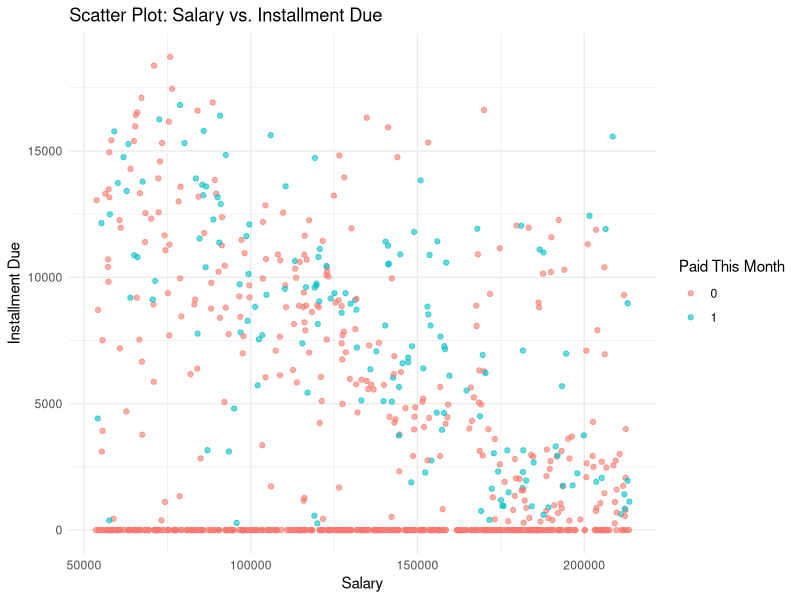
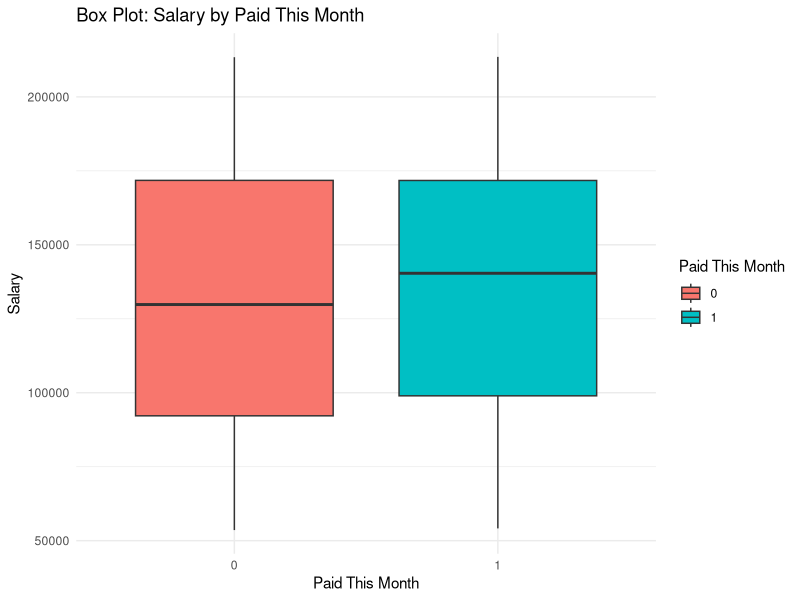
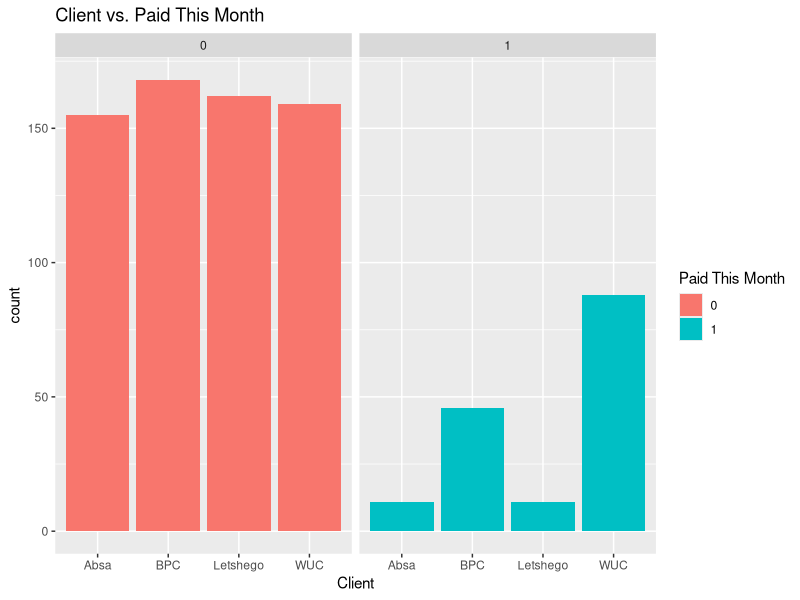
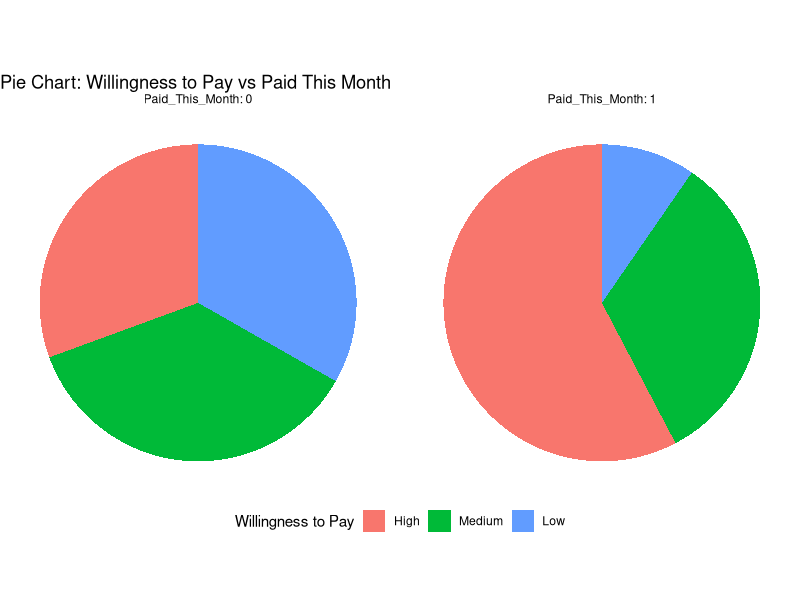

The R script that drew these images, in order:
library(readr)
library(tidyverse)
library(corrplot)
library(e1071)
library(stats)

# Importing the data
data <- read_csv("STAT 305 Statistical Computing/STdatasetFinal.csv") 
str(data)
data$Client <- as.factor(data$Client)
data$Paid_This_Month <- as.factor(data$Paid_This_Month)
data$Willingness_to_Pay <- as.factor(data$Willingness_to_Pay)

data$Willingness_to_Pay <- factor(
  data$Willingness_to_Pay,
  levels = c("High", "Medium", "Low")
)
str(data)


numeric_vars <- data %>%
  select(Salary, Amount_Owed, Av_Length_of_Calls, PTPs_Honoured, PTPs_Unhonoured, Installment_Due, AA_Paid)

means_paid_1 <- data %>% 
  filter(Paid_This_Month == 1) %>% 
  summarise(
    Paid = "Yes",
    Mean_Salary = mean(Salary),
    Mean_Amount_Owed = mean(Amount_Owed),
    Mean_Av_Length_of_Calls = mean(Av_Length_of_Calls),
    Mean_PTPs_Honoured = mean(PTPs_Honoured),
    Mean_PTPs_Unhonoured = mean(PTPs_Unhonoured),
    Mean_Installment_Due = mean(Installment_Due),
    Mean_AA_Paid = mean(AA_Paid)
  )

means_paid_0 <- data %>% 
  filter(Paid_This_Month == 0) %>% 
  summarise(
    Paid = "No",
    Mean_Salary = mean(Salary),
    Mean_Amount_Owed = mean(Amount_Owed),
    Mean_Av_Length_of_Calls = mean(Av_Length_of_Calls),
    Mean_PTPs_Honoured = mean(PTPs_Honoured),
    Mean_PTPs_Unhonoured = mean(PTPs_Unhonoured),
    Mean_Installment_Due = mean(Installment_Due),
    Mean_AA_Paid = mean(AA_Paid)  # This would be 0 since Paid == 0
  )

# Combine the results into a single data frame for comparison
combined_means <- bind_rows(means_paid_1 = means_paid_1, means_paid_0 = means_paid_0)
print(combined_means)

# Calculate medians for the subset where Paid == 1
medians_paid_1 <- data %>% 
  filter(Paid_This_Month == 1) %>% 
  summarise(
    Paid = "Yes",
    Median_Salary = median(Salary, na.rm = TRUE),
    Median_Amount_Owed = median(Amount_Owed, na.rm = TRUE),
    Median_Av_Length_of_Calls = median(Av_Length_of_Calls, na.rm = TRUE),
    Median_PTPs_Honoured = median(PTPs_Honoured, na.rm = TRUE),
    Median_PTPs_Unhonoured = median(PTPs_Unhonoured, na.rm = TRUE),
    Median_Installment_Due = median(Installment_Due, na.rm = TRUE),
    Median_AA_Paid = median(AA_Paid, na.rm = TRUE)
  )

# Calculate medians for the subset where Paid == 0
medians_paid_0 <- data %>% 
  filter(Paid_This_Month == 0) %>% 
  summarise(
    Paid = "No",
    Median_Salary = median(Salary, na.rm = TRUE),
    Median_Amount_Owed = median(Amount_Owed, na.rm = TRUE),
    Median_Av_Length_of_Calls = median(Av_Length_of_Calls, na.rm = TRUE),
    Median_PTPs_Honoured = median(PTPs_Honoured, na.rm = TRUE),
    Median_PTPs_Unhonoured = median(PTPs_Unhonoured, na.rm = TRUE),
    Median_Installment_Due = median(Installment_Due, na.rm = TRUE),
    Median_AA_Paid = median(AA_Paid, na.rm = TRUE)  # This would be 0 since Paid == 0
  )

# Combine the results into a single data frame for comparison
combined_medians <- bind_rows(medians_paid_1 = medians_paid_1, medians_paid_0 = medians_paid_0)
print(combined_medians)


# Assuming 'data' is your DataFrame
numeric_vars <- select(data, Salary, Amount_Owed, Av_Length_of_Calls, PTPs_Honoured, PTPs_Unhonoured, Installment_Due, AA_Paid)

# Calculate skewness and kurtosis
skewness_values <- sapply(numeric_vars, skewness, na.rm = TRUE)
kurtosis_values <- sapply(numeric_vars, kurtosis, na.rm = TRUE)

# Combine and print the results
summary_stats <- data.frame(
  Variable = names(numeric_vars),
  Skewness = skewness_values,
  Kurtosis = kurtosis_values
)

print(summary_stats)


summary_stats <- data %>%
  summarise(
    SD_Salary = sd(Salary, na.rm = TRUE),
    SD_Amount_Owed = sd(Amount_Owed, na.rm = TRUE),
    SD_Av_Length_of_Calls = sd(Av_Length_of_Calls, na.rm = TRUE),
    SD_PTPs_Honoured = sd(PTPs_Honoured, na.rm = TRUE),
    SD_PTPs_Unhonoured = sd(PTPs_Unhonoured, na.rm = TRUE),
    SD_Installment_Due = sd(Installment_Due, na.rm = TRUE),
    SD_Amount_Actually_Paid = sd(AA_Paid, na.rm = TRUE),
    IQR_Salary = IQR(Salary, na.rm = TRUE),
    IQR_Amount_Owed = IQR(Amount_Owed, na.rm = TRUE),
    IQR_Av_Length_of_Calls = IQR(Av_Length_of_Calls, na.rm = TRUE),
    IQR_PTPs_Honoured = IQR(PTPs_Honoured, na.rm = TRUE),
    IQR_PTPs_Unhonoured = IQR(PTPs_Unhonoured, na.rm = TRUE),
    IQR_Installment_Due = IQR(Installment_Due, na.rm = TRUE),
    IQR_Amount_Actually_Paid = IQR(AA_Paid, na.rm = TRUE)
  )

# Print the summary statistics
print(summary_stats)

str(data)

numeric_vars <- data[, c("Salary", "Amount_Owed", "Av_Length_of_Calls", "PTPs_Honoured", "PTPs_Unhonoured", "Installment_Due", "AA_Paid")]
cor_matrix <- cor(numeric_vars)
print(cor_matrix)


# Assuming 'data' is your dataset
numeric_columns <- select(data, where(is.numeric))

# Apply the Shapiro-Wilk test to each numeric column and store results with column names
shapiro_results <- sapply(numeric_columns, function(x) {
  shapiro_test <- shapiro.test(x)
  return(shapiro_test$p.value)
}, simplify = FALSE)

# Convert the results to a data frame
shapiro_results_df <- as.data.frame(shapiro_results, stringsAsFactors = FALSE)
colnames(shapiro_results_df) <- names(numeric_columns)

# Transpose the data frame for better readability
shapiro_results_df <- t(shapiro_results_df)
colnames(shapiro_results_df) <- "P-Value"

# Print the results
print(shapiro_results_df)

# Scatter plot for Salary vs. Installment Due
ggplot(data, aes(x = Salary, y = Installment_Due)) +
  geom_point(aes(color = Paid_This_Month), alpha = 0.6) +
  labs(title = "Scatter Plot: Salary vs. Installment Due",
       x = "Salary",
       y = "Installment Due",
       color = "Paid This Month") +
  theme_minimal()

# Box plot for Salary by Paid This Month status
ggplot(data, aes(x = as.factor(Paid_This_Month), y = Salary)) +
  geom_boxplot(aes(fill = as.factor(Paid_This_Month))) +
  labs(title = "Box Plot: Salary by Paid This Month",
       x = "Paid This Month",
       y = "Salary",
       fill = "Paid This Month") +
  theme_minimal()





# Bar Chart for Client and Paid_This_Month
  ggplot(data, aes(x=Client, fill=factor(Paid_This_Month))) +
  geom_bar(position="dodge") +
  labs(title="Client vs. Paid This Month", x="Client", fill="Paid This Month") +
  facet_wrap(~Paid_This_Month)


  
  table_willingness_paid <- table(data$Willingness_to_Pay, data$Paid_This_Month)
  
  # Create a data frame for plotting
  data_for_plot <- as.data.frame(table_willingness_paid)
  names(data_for_plot) <- c("Willingness_to_Pay", "Paid_This_Month", "Count")
  
  # Adjusting the dataframe for plotting percentages
  data_for_plot <- data_for_plot %>%
    group_by(Paid_This_Month) %>%
    mutate(Percentage = Count / sum(Count) * 100)
  
  # Generate the pie chart
  ggplot(data_for_plot, aes(x = "", y = Percentage, fill = factor(Willingness_to_Pay))) +
    geom_bar(stat = "identity", width = 1) +
    facet_wrap(~Paid_This_Month, labeller = label_both) +
    coord_polar(theta = "y") +
    labs(title = "Pie Chart: Willingness to Pay vs Paid This Month",
         y = NULL, x = NULL, fill = "Willingness to Pay") +
    theme_void() +
    theme(legend.position = "bottom")
  
  # Perform the chi-squared test
  chi_squared_test <- chisq.test(table_willingness_paid)
  print(chi_squared_test)  
  
  # Cross-tabulation of Client and PTP This Month
  client_ptptm_tab <- table(data$Client, data$PTP_This_Month)
  client_ptptm_tab
   chisq_client_ptptm <- chisq.test(client_ptptm_tab)  
   chisq_client_ptptm

# Logistic Regression for PTP This Month
model_ptp <- glm(PTP_This_Month ~ Salary + Amount_Owed + Av_Length_of_Calls + PTPs_Honoured + PTPs_Unhonoured + Installment_Due, 
                 data = data, family = binomial())
summary(model_ptp)

# Logistic Regression for Paid This Month (All Data)
model_paid_all <- glm(Paid_This_Month ~ Salary + Amount_Owed + Av_Length_of_Calls + PTPs_Honoured + PTPs_Unhonoured + Installment_Due, 
                      data = data, family = binomial())
summary(model_paid_all)

# Logistic Regression for Paid This Month (Only for Debtors with a PTP)
data_with_ptp <- subset(data, PTP_This_Month == 1)
model_paid_ptp <- glm(Paid_This_Month ~ Salary + Amount_Owed + Av_Length_of_Calls + PTPs_Honoured + PTPs_Unhonoured + Installment_Due, 
                      data = data_with_ptp, family = binomial())
summary(model_paid_ptp)


